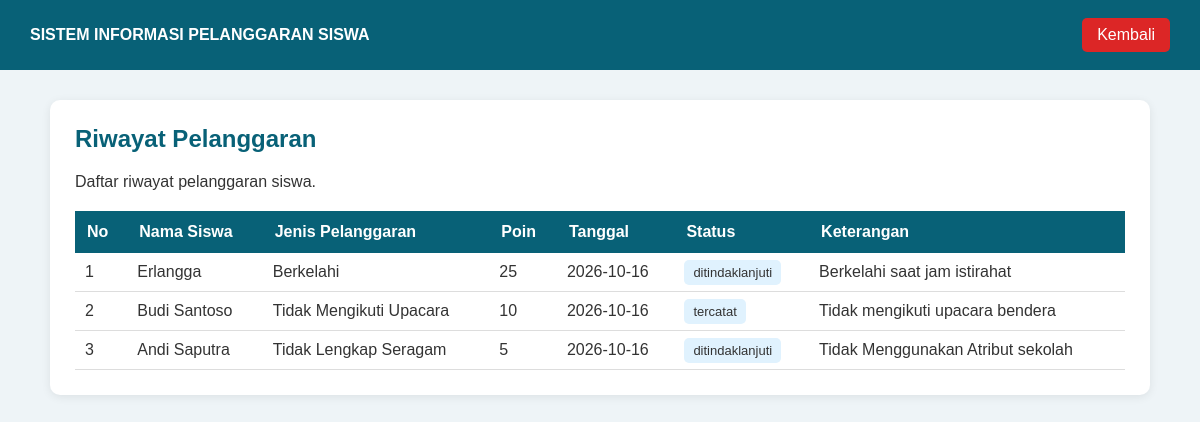
Page /riwayat.php (signed in) on the committed database.
### tables this page shows
CREATE TABLE `pelanggaran` (
  `id` int(11) NOT NULL,
  `siswa_id` int(11) NOT NULL,
  `jenis_id` int(11) NOT NULL,
  `guru_id` int(11) DEFAULT NULL,
  `tanggal` date NOT NULL,
  `keterangan` text DEFAULT NULL,
  `status` varchar(50) DEFAULT 'tercatat'
);

CREATE TABLE `siswa` (
  `id` int(11) NOT NULL,
  `nis` varchar(30) NOT NULL,
  `nisn` varchar(20) DEFAULT NULL,
  `nama` varchar(150) NOT NULL,
  `jenis_kelamin` char(1) DEFAULT NULL,
  `tanggal_lahir` date DEFAULT NULL,
  `alamat` text DEFAULT NULL,
  `no_hp_ortu` varchar(20) DEFAULT NULL,
  `aktif` tinyint(1) DEFAULT 1,
  `status_aktif` tinyint(1) DEFAULT 1,
  `created_at` timestamp NOT NULL DEFAULT current_timestamp(),
  `updated_at` timestamp NOT NULL DEFAULT current_timestamp() ON UPDATE current_timestamp()
);

CREATE TABLE `jenis_pelanggaran` (
  `id` int(11) NOT NULL,
  `kategori_id` int(11) DEFAULT NULL,
  `nama` varchar(150) NOT NULL,
  `poin` int(11) DEFAULT 0,
  `keterangan` text DEFAULT NULL,
  `status_aktif` tinyint(1) DEFAULT 1
);

### riwayat.php (the view, shortened to what this page needs)
<?php
include "database.php";
$query = mysqli_query($koneksi, "
    SELECT
        pelanggaran.id,
        siswa.nama AS nama_siswa,
        jenis_pelanggaran.nama AS jenis,
        jenis_pelanggaran.poin,
        pelanggaran.tanggal,
        pelanggaran.status,
        pelanggaran.keterangan
    FROM pelanggaran
    INNER JOIN siswa
        ON pelanggaran.siswa_id = siswa.id
    INNER JOIN jenis_pelanggaran
        ON pelanggaran.jenis_id = jenis_pelanggaran.id
    ORDER BY pelanggaran.tanggal DESC
");
?>
<!DOCTYPE html>
<html>
<head>
</head>
<body>
<div class="header">
    <b>SISTEM INFORMASI PELANGGARAN SISWA</b>
    <a href="dashboard.php">
        Kembali
    </a>
</div>
<div class="container">
    <div class="box">
        <h2>Riwayat Pelanggaran</h2>
        <p>
            Daftar riwayat pelanggaran siswa.
        </p>
        <table>
            <tr>
                <th>No</th>
                <th>Nama Siswa</th>
                <th>Jenis Pelanggaran</th>
                <th>Poin</th>
                <th>Tanggal</th>
                <th>Status</th>
                <th>Keterangan</th>
            </tr>
            <?php
            $no = 1;
            if (mysqli_num_rows($query) > 0) {
                while ($data = mysqli_fetch_assoc($query)) {
            ?>
            <tr>
                <td>
                    <?= $no++; ?>
                </td>
                <td>
                    <?= htmlspecialchars($data['nama_siswa']); ?>
                </td>
                <td>
                    <?= htmlspecialchars($data['jenis']); ?>
                </td>
                <td>
                    <?= htmlspecialchars($data['poin']); ?>
                </td>
                <td>
                    <?= htmlspecialchars($data['tanggal']); ?>
                </td>
                <td>
                    <span class="status">
                        <?= htmlspecialchars($data['status']); ?>
                    </span>
                </td>
                <td>
                    <?= htmlspecialchars($data['keterangan'] ?? '-'); ?>
                </td>
            </tr>
            <?php
                }
            } ?>
        </table>
    </div>
</div>
</body>
</html>

### riwayat.php (style rules this page uses)
* { box-sizing: border-box; }
body { margin: 0; font-family: Arial, sans-serif; background: #eef4f7; color: #333; }
.header { background: #086177; color: white; padding: 18px 30px; display: flex; justify-content: space-between; align-items: center; }
.header a { color: white; text-decoration: none; background: #dc2626; padding: 8px 15px; border-radius: 5px; }
.container { width: 95%; max-width: 1100px; margin: 30px auto; }
.box { background: white; padding: 25px; border-radius: 10px; box-shadow: 0 2px 10px rgba(0,0,0,0.08); }
h2 { color: #086177; margin-top: 0; }
table { width: 100%; border-collapse: collapse; margin-top: 20px; }
th { background: #086177; color: white; padding: 12px; text-align: left; }
td { padding: 10px; border-bottom: 1px solid #ddd; }
.status { padding: 5px 9px; border-radius: 5px; font-size: 13px; background: #e0f2fe; }

### rows in the picture
pelanggaran: siswa.nama "Erlangga", jenis.nama "Berkelahi", jenis.poin "25", tanggal "2026-10-16", status "ditindaklanjuti", keterangan "Berkelahi saat jam istirahat"
pelanggaran: siswa.nama "Budi Santoso", jenis.nama "Tidak Mengikuti Upacara", jenis.poin "10", tanggal "2026-10-16", status "tercatat", keterangan "Tidak mengikuti upacara bendera"
pelanggaran: siswa.nama "Andi Saputra", jenis.nama "Tidak Lengkap Seragam", jenis.poin "5", tanggal "2026-10-16", status "ditindaklanjuti", keterangan "Tidak Menggunakan Atribut sekolah"
